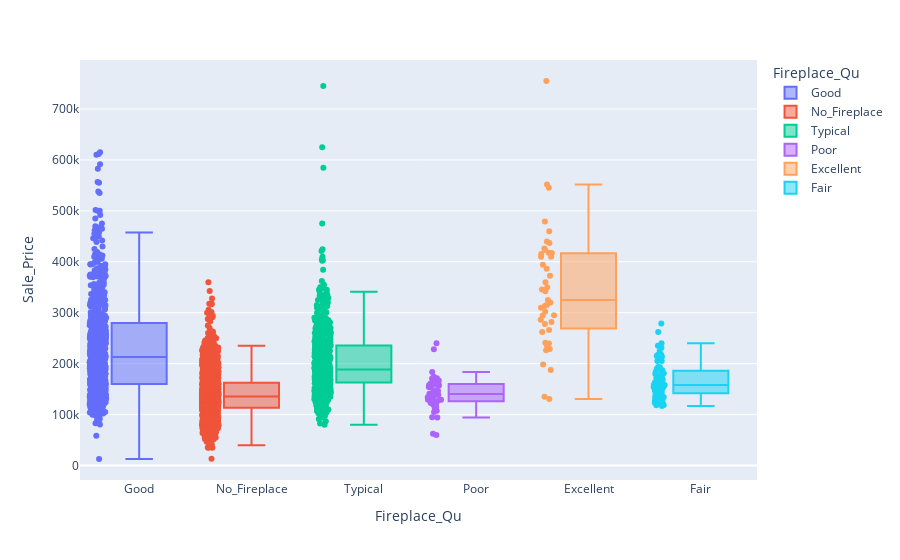
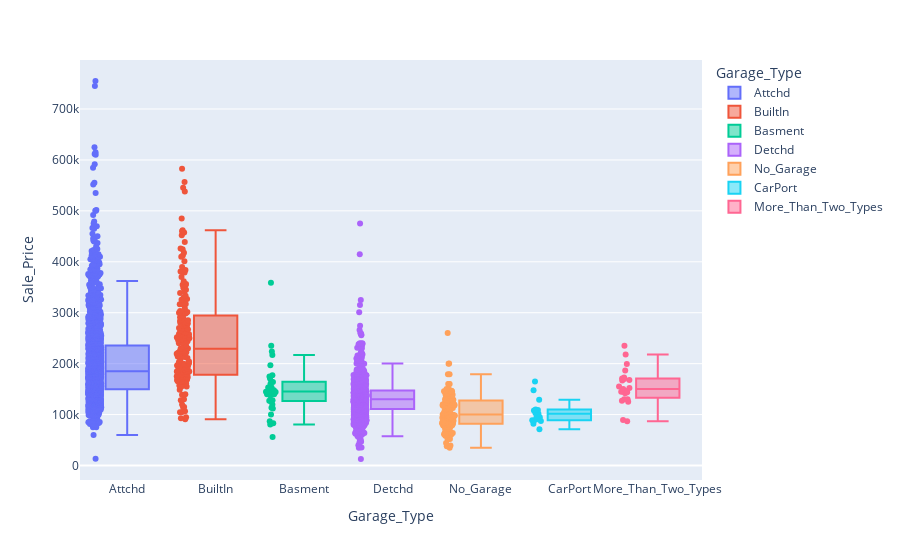

The cell these charts' notebook holds for them, in order:
### Code cell
for fig in figures[35:37]:
    fig.show()

### Figure 1 — Plotly figure (JSON) as saved in the notebook; plotly's stock layout.template omitted (floating-point values rounded to 4 significant figures; data arrays with more than 128 entries replaced by an {"elided": "..."} marker saying what was removed)
{"data": [{"alignmentgroup": "True", "boxpoints": "all", "hovertemplate": "Fireplace_Qu=%{x}<br>Sale_Price=%{y}<extra></extra>", "legendgroup": "Good", "marker": {"color": "#636efa"}, "name": "Good", "notched": false, "offsetgroup": "Good", "orientation": "v", "showlegend": true, "type": "box", "x": {"elided": "744 str values"}, "x0": " ", "xaxis": "x", "y": {"elided": "744 int values"}, "y0": " ", "yaxis": "y"}, {"alignmentgroup": "True", "boxpoints": "all", "hovertemplate": "Fireplace_Qu=%{x}<br>Sale_Price=%{y}<extra></extra>", "legendgroup": "No_Fireplace", "marker": {"color": "#EF553B"}, "name": "No_Fireplace", "notched": false, "offsetgroup": "No_Fireplace", "orientation": "v", "showlegend": true, "type": "box", "x": {"elided": "1422 str values"}, "x0": " ", "xaxis": "x", "y": {"elided": "1422 int values"}, "y0": " ", "yaxis": "y"}, {"alignmentgroup": "True", "boxpoints": "all", "hovertemplate": "Fireplace_Qu=%{x}<br>Sale_Price=%{y}<extra></extra>", "legendgroup": "Typical", "marker": {"color": "#00cc96"}, "name": "Typical", "notched": false, "offsetgroup": "Typical", "orientation": "v", "showlegend": true, "type": "box", "x": {"elided": "600 str values"}, "x0": " ", "xaxis": "x", "y": {"elided": "600 int values"}, "y0": " ", "yaxis": "y"}, {"alignmentgroup": "True", "boxpoints": "all", "hovertemplate": "Fireplace_Qu=%{x}<br>Sale_Price=%{y}<extra></extra>", "legendgroup": "Poor", "marker": {"color": "#ab63fa"}, "name": "Poor", "notched": false, "offsetgroup": "Poor", "orientation": "v", "showlegend": true, "type": "box", "x": ["Poor", "Poor", "Poor", "Poor", "Poor", "Poor", "Poor", "Poor", "Poor", "Poor", "Poor", "Poor", "Poor", "Poor", "Poor", "Poor", "Poor", "Poor", "Poor", "Poor", "Poor", "Poor", "Poor", "Poor", "Poor", "Poor", "Poor", "Poor", "Poor", "Poor", "Poor", "Poor", "Poor", "Poor", "Poor", "Poor", "Poor", "Poor", "Poor", "Poor", "Poor", "Poor", "Poor", "Poor", "Poor", "Poor"], "x0": " ", "xaxis": "x", "y": [171500, 115000, 107500, 140000, 119500, 62383, 141500, 154000, 174500, 163000, 60000, 113500, 139000, 156500, 160000, 161000, 141000, 157500, 140000, 138000, 153000, 135000, 126000, 171000, 94900, 172000, 167000, 240050, 129000, 122900, 130000, 165000, 129000, 228500, 183500, 143000, 134000, 94500, 146300, 123000, 129200, 157500, 105000, 148000, 158900, 128500], "y0": " ", "yaxis": "y"}, {"alignmentgroup": "True", "boxpoints": "all", "hovertemplate": "Fireplace_Qu=%{x}<br>Sale_Price=%{y}<extra></extra>", "legendgroup": "Excellent", "marker": {"color": "#FFA15A"}, "name": "Excellent", "notched": false, "offsetgroup": "Excellent", "orientation": "v", "showlegend": true, "type": "box", "x": ["Excellent", "Excellent", "Excellent", "Excellent", "Excellent", "Excellent", "Excellent", "Excellent", "Excellent", "Excellent", "Excellent", "Excellent", "Excellent", "Excellent", "Excellent", "Excellent", "Excellent", "Excellent", "Excellent", "Excellent", "Excellent", "Excellent", "Excellent", "Excellent", "Excellent", "Excellent", "Excellent", "Excellent", "Excellent", "Excellent", "Excellent", "Excellent", "Excellent", "Excellent", "Excellent", "Excellent", "Excellent", "Excellent", "Excellent", "Excellent", "Excellent", "Excellent", "Excellent"], "x0": " ", "xaxis": "x", "y": [394432, 320000, 410000, 278000, 187500, 240900, 325000, 386250, 552000, 310000, 313000, 198500, 239686, 315500, 410000, 226500, 426000, 417500, 460000, 266000, 372500, 295000, 262280, 130500, 345474, 415298, 479069, 440000, 418000, 342000, 755000, 302000, 282000, 545224, 294323, 360000, 437154, 286000, 350000, 423000, 235000, 135000, 229000], "y0": " ", "yaxis": "y"}, {"alignmentgroup": "True", "boxpoints": "all", "hovertemplate": "Fireplace_Qu=%{x}<br>Sale_Price=%{y}<extra></extra>", "legendgroup": "Fair", "marker": {"color": "#19d3f3"}, "name": "Fair", "notched": false, "offsetgroup": "Fair", "orientation": "v", "showlegend": true, "type": "box", "x": ["Fair", "Fair", "Fair", "Fair", "Fair", "Fair", "Fair", "Fair", "Fair", "Fair", "Fair", "Fair", "Fair", "Fair", "Fair", "Fair", "Fair", "Fair", "Fair", "Fair", "Fair", "Fair", "Fair", "Fair", "Fair", "Fair", "Fair", "Fair", "Fair", "Fair", "Fair", "Fair", "Fair", "Fair", "Fair", "Fair", "Fair", "Fair", "Fair", "Fair", "Fair", "Fair", "Fair", "Fair", "Fair", "Fair", "Fair", "Fair", "Fair", "Fair", "Fair", "Fair", "Fair", "Fair", "Fair", "Fair", "Fair", "Fair", "Fair", "Fair", "Fair", "Fair", "Fair", "Fair", "Fair", "Fair", "Fair", "Fair", "Fair", "Fair", "Fair", "Fair", "Fair", "Fair", "Fair"], "x0": " ", "xaxis": "x", "y": [149900, 142000, 184000, 127500, 205000, 169000, 132000, 125000, 125200, 190000, 231000, 213000, 123000, 147000, 163000, 158000, 205000, 127000, 117000, 149900, 133500, 125000, 173000, 213500, 149000, 235000, 157000, 193500, 193000, 217500, 139000, 157000, 155000, 119000, 157500, 225000, 143195, 147000, 171500, 180000, 175000, 174000, 215000, 176000, 218000, 158500, 143000, 137500, 153000, 187000, 240000, 279000, 217000, 153500, 160000, 118500, 133500, 148000, 125000, 153500, 172000, 181000, 125500, 262000, 190000, 157500, 129800, 134450, 159500, 155000, 164500, 158000, 160500, 142500, 182000], "y0": " ", "yaxis": "y"}], "layout": {"autosize": true, "boxmode": "overlay", "legend": {"title": {"text": "Fireplace_Qu"}, "tracegroupgap": 0}, "margin": {"t": 60}, "xaxis": {"anchor": "y", "autorange": true, "categoryarray": ["Good", "No_Fireplace", "Typical", "Poor", "Excellent", "Fair"], "categoryorder": "array", "domain": [0, 1], "range": [-0.5268, 5.5], "title": {"text": "Fireplace_Qu"}, "type": "category"}, "yaxis": {"anchor": "x", "autorange": true, "domain": [0, 1], "range": [-28440.0, 796200.0], "title": {"text": "Sale_Price"}, "type": "linear"}}}

### Figure 2 — Plotly figure (JSON) as saved in the notebook; plotly's stock layout.template omitted (floating-point values rounded to 4 significant figures; data arrays with more than 128 entries replaced by an {"elided": "..."} marker saying what was removed)
{"data": [{"alignmentgroup": "True", "boxpoints": "all", "hovertemplate": "Garage_Type=%{x}<br>Sale_Price=%{y}<extra></extra>", "legendgroup": "Attchd", "marker": {"color": "#636efa"}, "name": "Attchd", "notched": false, "offsetgroup": "Attchd", "orientation": "v", "showlegend": true, "type": "box", "x": {"elided": "1731 str values"}, "x0": " ", "xaxis": "x", "y": {"elided": "1731 int values"}, "y0": " ", "yaxis": "y"}, {"alignmentgroup": "True", "boxpoints": "all", "hovertemplate": "Garage_Type=%{x}<br>Sale_Price=%{y}<extra></extra>", "legendgroup": "BuiltIn", "marker": {"color": "#EF553B"}, "name": "BuiltIn", "notched": false, "offsetgroup": "BuiltIn", "orientation": "v", "showlegend": true, "type": "box", "x": {"elided": "186 str values"}, "x0": " ", "xaxis": "x", "y": {"elided": "186 int values"}, "y0": " ", "yaxis": "y"}, {"alignmentgroup": "True", "boxpoints": "all", "hovertemplate": "Garage_Type=%{x}<br>Sale_Price=%{y}<extra></extra>", "legendgroup": "Basment", "marker": {"color": "#00cc96"}, "name": "Basment", "notched": false, "offsetgroup": "Basment", "orientation": "v", "showlegend": true, "type": "box", "x": ["Basment", "Basment", "Basment", "Basment", "Basment", "Basment", "Basment", "Basment", "Basment", "Basment", "Basment", "Basment", "Basment", "Basment", "Basment", "Basment", "Basment", "Basment", "Basment", "Basment", "Basment", "Basment", "Basment", "Basment", "Basment", "Basment", "Basment", "Basment", "Basment", "Basment", "Basment", "Basment", "Basment", "Basment", "Basment", "Basment"], "x0": " ", "xaxis": "x", "y": [164000, 153000, 80400, 83000, 144500, 55993, 126000, 113500, 149900, 145500, 112000, 160000, 197000, 224000, 137500, 87000, 165000, 127000, 153000, 145000, 177000, 235000, 148000, 100000, 128000, 171000, 175000, 140000, 119750, 359100, 217000, 148000, 148400, 145000, 140000, 142500], "y0": " ", "yaxis": "y"}, {"alignmentgroup": "True", "boxpoints": "all", "hovertemplate": "Garage_Type=%{x}<br>Sale_Price=%{y}<extra></extra>", "legendgroup": "Detchd", "marker": {"color": "#ab63fa"}, "name": "Detchd", "notched": false, "offsetgroup": "Detchd", "orientation": "v", "showlegend": true, "type": "box", "x": {"elided": "782 str values"}, "x0": " ", "xaxis": "x", "y": {"elided": "782 int values"}, "y0": " ", "yaxis": "y"}, {"alignmentgroup": "True", "boxpoints": "all", "hovertemplate": "Garage_Type=%{x}<br>Sale_Price=%{y}<extra></extra>", "legendgroup": "No_Garage", "marker": {"color": "#FFA15A"}, "name": "No_Garage", "notched": false, "offsetgroup": "No_Garage", "orientation": "v", "showlegend": true, "type": "box", "x": {"elided": "157 str values"}, "x0": " ", "xaxis": "x", "y": {"elided": "157 int values"}, "y0": " ", "yaxis": "y"}, {"alignmentgroup": "True", "boxpoints": "all", "hovertemplate": "Garage_Type=%{x}<br>Sale_Price=%{y}<extra></extra>", "legendgroup": "CarPort", "marker": {"color": "#19d3f3"}, "name": "CarPort", "notched": false, "offsetgroup": "CarPort", "orientation": "v", "showlegend": true, "type": "box", "x": ["CarPort", "CarPort", "CarPort", "CarPort", "CarPort", "CarPort", "CarPort", "CarPort", "CarPort", "CarPort", "CarPort", "CarPort", "CarPort", "CarPort", "CarPort"], "x0": " ", "xaxis": "x", "y": [110000, 82000, 164900, 95000, 88750, 148000, 108959, 95541, 103000, 101800, 129000, 90000, 108000, 87550, 71000], "y0": " ", "yaxis": "y"}, {"alignmentgroup": "True", "boxpoints": "all", "hovertemplate": "Garage_Type=%{x}<br>Sale_Price=%{y}<extra></extra>", "legendgroup": "More_Than_Two_Types", "marker": {"color": "#FF6692"}, "name": "More_Than_Two_Types", "notched": false, "offsetgroup": "More_Than_Two_Types", "orientation": "v", "showlegend": true, "type": "box", "x": ["More_Than_Two_Types", "More_Than_Two_Types", "More_Than_Two_Types", "More_Than_Two_Types", "More_Than_Two_Types", "More_Than_Two_Types", "More_Than_Two_Types", "More_Than_Two_Types", "More_Than_Two_Types", "More_Than_Two_Types", "More_Than_Two_Types", "More_Than_Two_Types", "More_Than_Two_Types", "More_Than_Two_Types", "More_Than_Two_Types", "More_Than_Two_Types", "More_Than_Two_Types", "More_Than_Two_Types", "More_Than_Two_Types", "More_Than_Two_Types", "More_Than_Two_Types", "More_Than_Two_Types", "More_Than_Two_Types"], "x0": " ", "xaxis": "x", "y": [218000, 170000, 127000, 130000, 152400, 144000, 173000, 155000, 142100, 89500, 145000, 186700, 130000, 168000, 150000, 167000, 87000, 235000, 125000, 199500, 145000, 171000, 146500], "y0": " ", "yaxis": "y"}], "layout": {"autosize": true, "boxmode": "overlay", "legend": {"title": {"text": "Garage_Type"}, "tracegroupgap": 0}, "margin": {"t": 60}, "xaxis": {"anchor": "y", "autorange": true, "categoryarray": ["Attchd", "BuiltIn", "Basment", "Detchd", "No_Garage", "CarPort", "More_Than_Two_Types"], "categoryorder": "array", "domain": [0, 1], "range": [-0.5344, 6.5], "title": {"text": "Garage_Type"}, "type": "category"}, "yaxis": {"anchor": "x", "autorange": true, "domain": [0, 1], "range": [-28440.0, 796200.0], "title": {"text": "Sale_Price"}, "type": "linear"}}}
